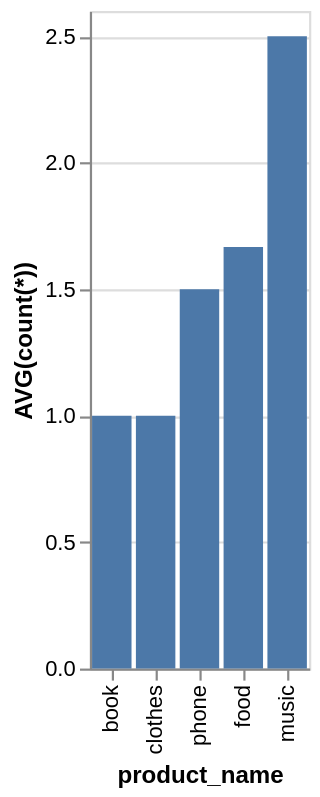

Specify this chart in Vega-Lite:
### Vega-Lite specification from a JSON file in a GitHub repository (floating-point values rounded to 4 significant figures)
{"data": {"values": [{"x_data": "book", "y_data": 1}, {"x_data": "clothes", "y_data": 1}, {"x_data": "food", "y_data": 1.667}, {"x_data": "music", "y_data": 2.5}, {"x_data": "phone", "y_data": 1.5}]}, "mark": "bar", "encoding": {"x": {"field": "x_data", "type": "nominal", "title": "product_name", "sort": {"op": "sum", "field": "y_data", "order": "ascending"}}, "y": {"field": "y_data", "type": "quantitative", "title": "AVG(count(*))"}}}
